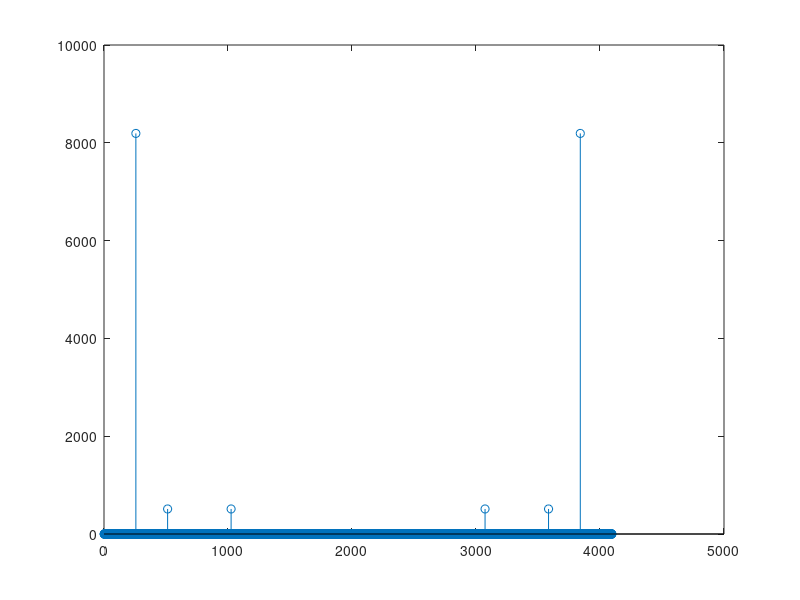

Write the MATLAB code that produced this figure. (Note: this script raises an error after producing the figure.)
close all;
clear;
clc;


n = 1:4096;
x = 4*sin(n*2*pi/16) + 0.25*sin(n*2*pi/8) + 0.25*sin(n*2*pi/4);

X = fft(x);


stem(abs(X));


[s_W, s_SINAD, s_SFDR, s_THD] = PC_ADC(x);

s_W = s_W / pi;